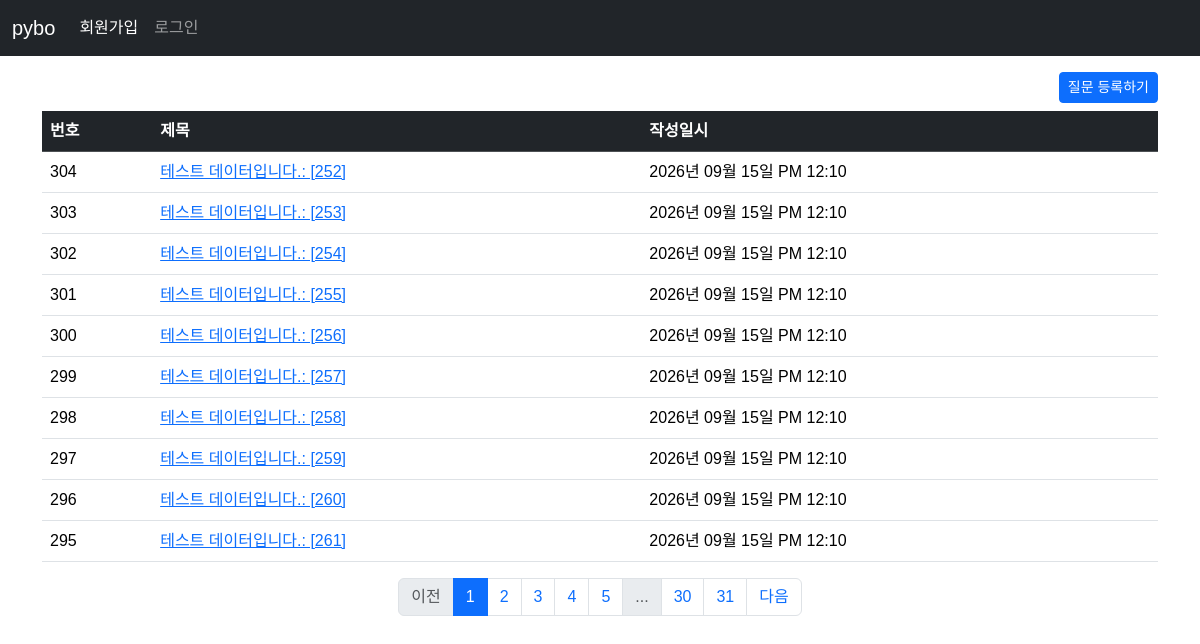
The page /question/list on the database its author committed.
### pybo/models.py (models this page shows)
class Question(db.Model):
    id = db.Column(db.Integer, primary_key=True)
    subject = db.Column(db.String(200), nullable=False)
    content = db.Column(db.Text, nullable=False)
    create_date = db.Column(db.DateTime, nullable=False)

### pybo/views/question_views.py (the view)
@bp.route('/list')
def _list():
    page = request.args.get('page', 1, type=int) #url parameter ?page=1
    question_list = Question.query.order_by(Question.create_date.desc())
    question_list = question_list.paginate(page=page, per_page=10)
    return render_template('question/question_list.html', question_list=question_list)

### pybo/fillter.py (called while the page is built)
def format_datetime(value, fmt='%Y년 %m월 %d일 %p %I:%M'):
    return value.strftime(fmt)

### pybo/templates/question/question_list.html (shortened to what this page needs)
{% extends 'base.html' %}
{% block content %}
<div class="container my-3">
    <div class="text-end">
        <a href="{{ url_for('question.create') }}" class="btn btn-primary btn-sm mb-2">질문 등록하기</a>
    </div>
    <table class="table table-hover">
      <thead>
        <tr class="table-dark">
            <th>번호</th>
            <th>제목</th>
            <th>작성일시</th>
        </tr>
      </thead>
      <tbody>
        {% if question_list.items %}
        {% for question in question_list.items %}
        <tr>
            <td>{{ question_list.total - ((question_list.page-1)*question_list.per_page) - loop.index0 }} </td>
          <td>
              <a href="{{ url_for('question.detail', question_id=question.id) }}">{{question.subject}}</a>
          </td>
          <td>{{ question.create_date | datetime }}</td>
        </tr>
        {% endfor %}
        {% else %}
        <tr>
            <td colspan="3">질문이 없습니다.</td>
        </tr>
        {% endif %}
      </tbody>
    </table>
    <nav aria-label="...">
  <ul class="pagination justify-content-center" >
      {% if question_list.has_prev %}
    <li class="page-item"><a href="?page={{ question_list.prev_num }}" class="page-link">이전</a></li>
      {% else %}
    <li class="page-item disabled">
      <a href="javascript:void (0)" class="page-link" aria-disabled="true">이전</a></li>
      {% endif %}
      {% for page_num in question_list.iter_pages() %}
      {% if page_num %}
      {% if page_num !=question_list.page %}
    <li class="page-item"><a class="page-link" href="?page={{ page_num }}">{{ page_num }}</a></li>
      {% else %}
    <li class="page-item active">
      <a class="page-link" href="javascript:void(0)" aria-current="page">{{ page_num }}</a>
    </li>
      {% endif %}
      {% else %}
    <li class="page-item disabled"><a class="page-link" href="javascript:void(0)">...</a></li>
      {% endif %}
      {% endfor %}
      {% if question_list.has_next %}
    <li class="page-item"><a class="page-link" href="?page={{ question_list.next_num }}">다음</a></li>
      {% else %}
    <li class="page-item disabled"><a class="page-link" href="javascript:void(0)">다음</a></li>
      {% endif %}
  </ul>
</nav>
</div>
{% endblock %}

### pybo/templates/base.html (shortened to what this page needs)
<!DOCTYPE html>
<html lang="ko">
<head>
    <link rel="stylesheet" href="https://cdn.jsdelivr.net/npm/bootstrap@5.3.8/dist/css/bootstrap.min.css">
    <link rel="stylesheet" href="{{ url_for('static', filename='style.css') }}">
</head>
<body>
    {% include "navbar.html" %}
    {% block content %}
    {% endblock %}
</body>
</html>

### pybo/templates/navbar.html (shortened to what this page needs)
<!DOCTYPE html>
<html lang="en">
<head>
</head>
<body>
 <nav class="navbar bg-dark navbar-expand-sm " data-bs-theme="dark">
      <div class="container-fluid">
        <a class="navbar-brand" href="{{ url_for('main.index')}}">pybo</a>
        <div class="collapse navbar-collapse" id="navbarNav">
          <ul class="navbar-nav">
            <li class="nav-item">
              <a class="nav-link active" aria-current="page" href="{{ url_for('auth.signup')}}">회원가입</a>
            </li>
            <li class="nav-item">
              <a class="nav-link" href="#">로그인</a>
            </li>
          </ul>
        </div>
      </div>
    </nav>
</body>
</html>

### pybo/static/style.css (style rules this page uses)
body { font-family: "Noto Sans KR", sans-serif; font-weight: 400; }

### rows shown on the page
Question: total "304", subject "테스트 데이터입니다.: [252]", create_date "2026년 09월 15일 PM 12:10"
Question: total "303", subject "테스트 데이터입니다.: [253]", create_date "2026년 09월 15일 PM 12:10"
Question: total "302", subject "테스트 데이터입니다.: [254]", create_date "2026년 09월 15일 PM 12:10"
Question: total "301", subject "테스트 데이터입니다.: [255]", create_date "2026년 09월 15일 PM 12:10"
Question: total "300", subject "테스트 데이터입니다.: [256]", create_date "2026년 09월 15일 PM 12:10"
Question: total "299", subject "테스트 데이터입니다.: [257]", create_date "2026년 09월 15일 PM 12:10"
Question: total "298", subject "테스트 데이터입니다.: [258]", create_date "2026년 09월 15일 PM 12:10"
Question: total "297", subject "테스트 데이터입니다.: [259]", create_date "2026년 09월 15일 PM 12:10"
Question: total "296", subject "테스트 데이터입니다.: [260]", create_date "2026년 09월 15일 PM 12:10"
Question: total "295", subject "테스트 데이터입니다.: [261]", create_date "2026년 09월 15일 PM 12:10"

### other values the page prints
{{ page_num }} "1"
{{ page_num }} "2" "3" "4" "5" "30" "31"
